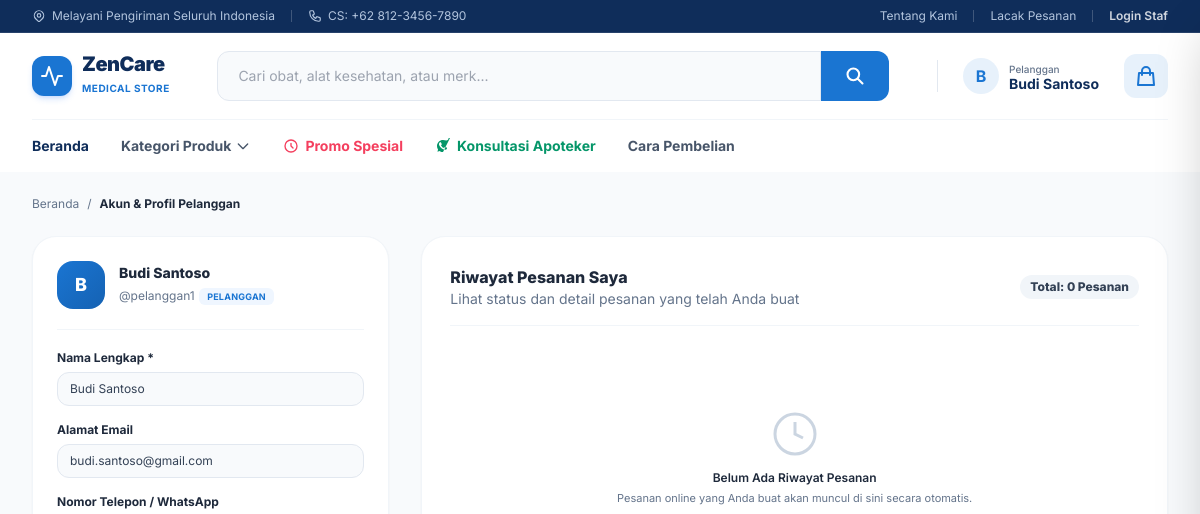
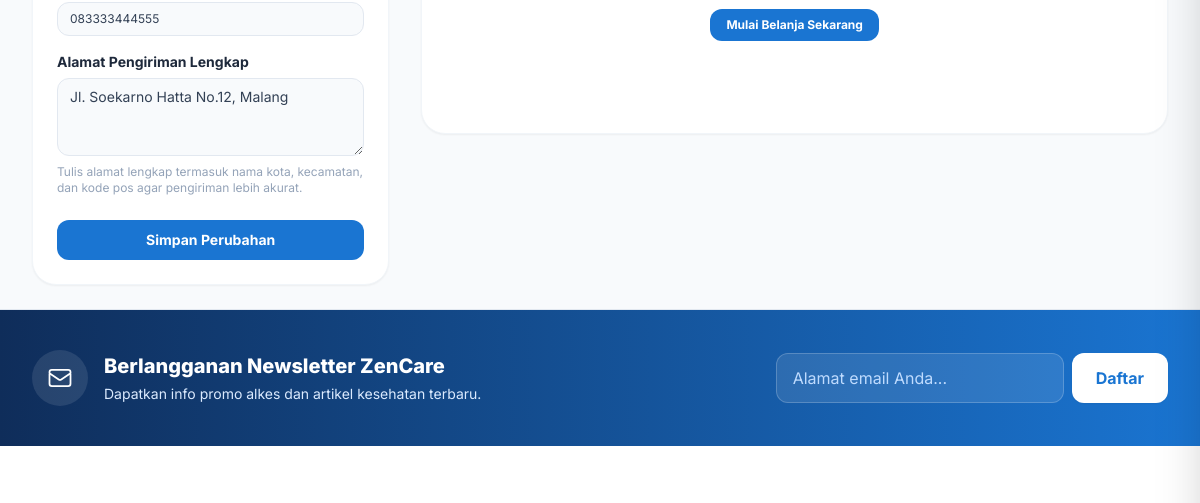
Page /ecommerce/profil.php (signed in, upper part) on the earlier database version (2 pictures, top to bottom).
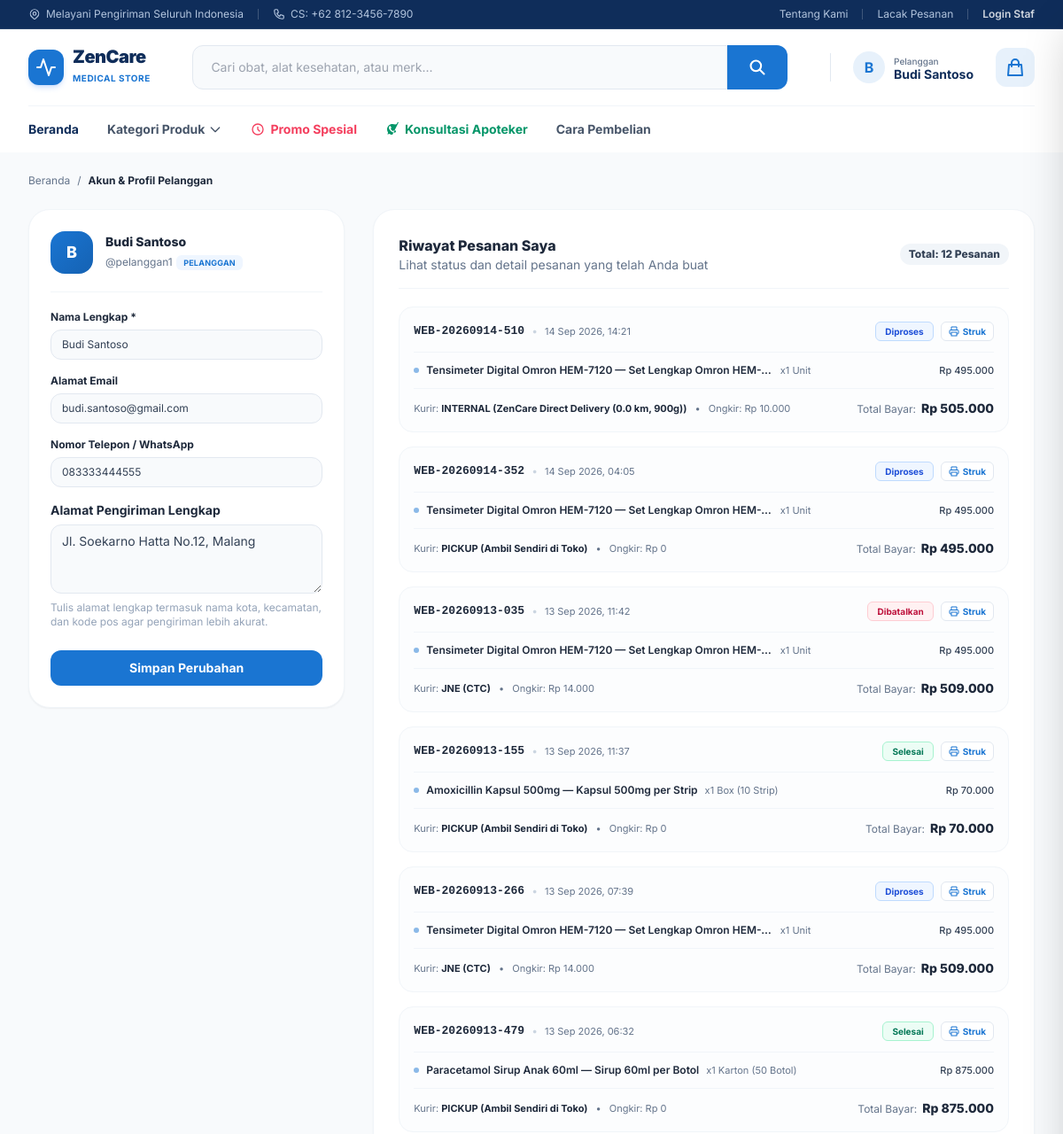
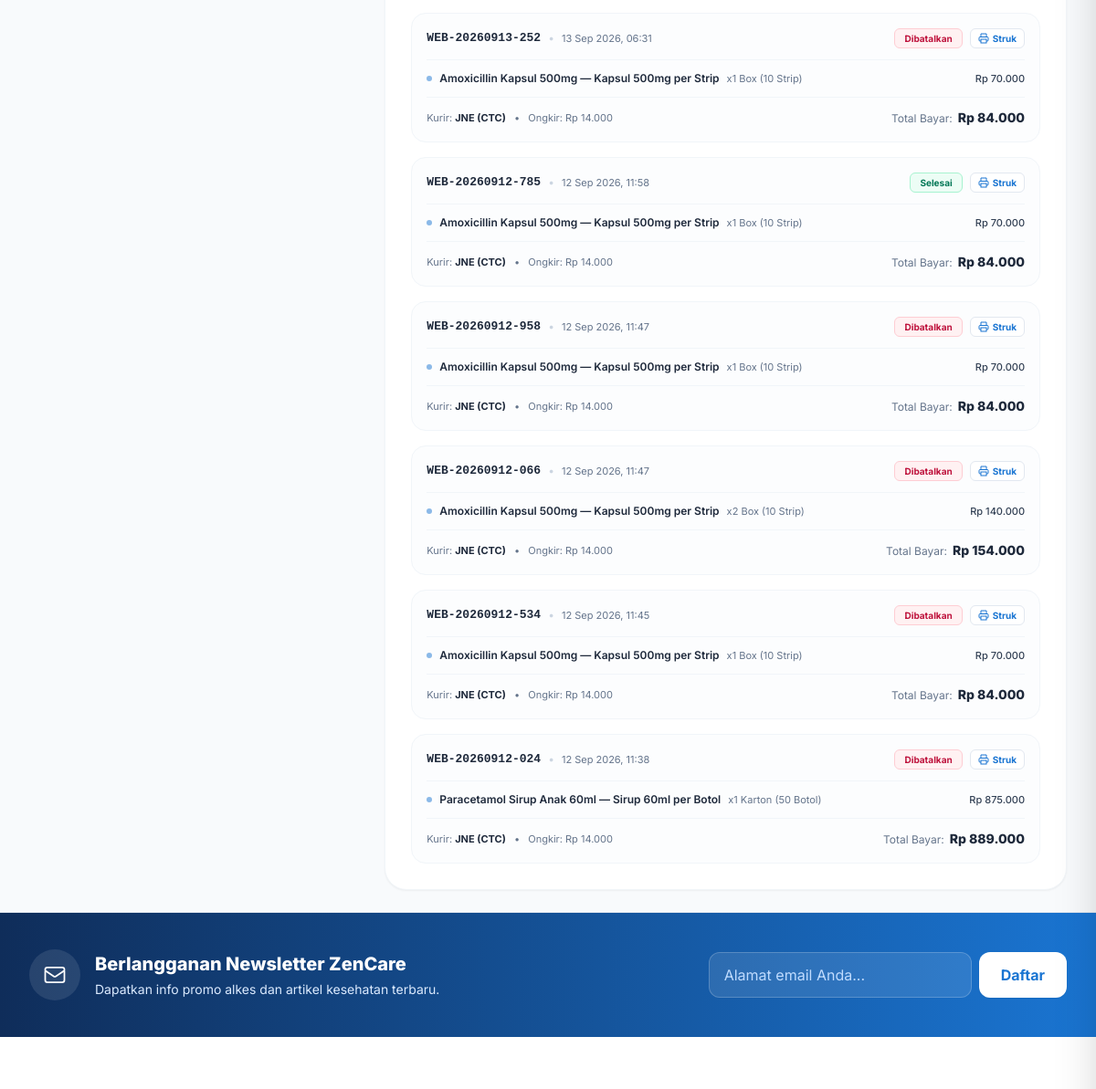
Same page on the later database version (2 pictures, top to bottom).
### tables this page shows
CREATE TABLE `penjualan` (
  `id` int(11) NOT NULL AUTO_INCREMENT,
  `no_invoice` varchar(50) NOT NULL,
  `id_user` int(11) DEFAULT NULL,
  `tipe_transaksi` enum('pos','ecommerce') NOT NULL,
  `metode_pengambilan` enum('Kurir','Pick-up') DEFAULT NULL,
  `status_pesanan` enum('Menunggu Pembayaran','Diproses','Dikirim','Siap Diambil','Selesai','Dibatalkan') NOT NULL DEFAULT 'Menunggu Pembayaran',
  `total_harga` decimal(12,2) NOT NULL,
  `metode_bayar_pos` varchar(50) DEFAULT 'Tunai',
  `ongkir` decimal(10,2) DEFAULT 0.00,
  `nama_penerima` varchar(100) DEFAULT NULL,
  `telepon_penerima` varchar(20) DEFAULT NULL,
  `alamat_lengkap` text DEFAULT NULL,
  `kota_tujuan` varchar(100) DEFAULT NULL,
  `kurir` varchar(50) DEFAULT NULL,
  `layanan` varchar(50) DEFAULT NULL,
  `snap_token` varchar(255) DEFAULT NULL,
  `payment_method_ecommerce` varchar(50) DEFAULT NULL,
  `paid_at` timestamp NULL DEFAULT NULL,
  `kode_pickup` varchar(20) DEFAULT NULL,
  `created_at` timestamp NOT NULL DEFAULT current_timestamp(),
  `updated_at` timestamp NULL DEFAULT NULL ON UPDATE current_timestamp(),
  PRIMARY KEY (`id`),
  UNIQUE KEY `no_invoice` (`no_invoice`),
  KEY `id_user` (`id_user`),
  CONSTRAINT `penjualan_ibfk_1` FOREIGN KEY (`id_user`) REFERENCES `users` (`id`) ON DELETE SET NULL
);

CREATE TABLE `detail_penjualan` (
  `id` int(11) NOT NULL AUTO_INCREMENT,
  `id_penjualan` int(11) NOT NULL,
  `id_variasi` int(11) NOT NULL,
  `qty` int(11) NOT NULL,
  `harga_satuan` decimal(12,2) NOT NULL,
  `catatan_logistik` text DEFAULT NULL,
  PRIMARY KEY (`id`),
  KEY `id_penjualan` (`id_penjualan`),
  KEY `id_variasi` (`id_variasi`),
  CONSTRAINT `detail_penjualan_ibfk_1` FOREIGN KEY (`id_penjualan`) REFERENCES `penjualan` (`id`) ON DELETE CASCADE,
  CONSTRAINT `detail_penjualan_ibfk_2` FOREIGN KEY (`id_variasi`) REFERENCES `produk_variasi` (`id`)
);

CREATE TABLE `produk_induk` (
  `id` int(11) NOT NULL AUTO_INCREMENT,
  `sku_induk` varchar(50) NOT NULL,
  `nama_produk` varchar(150) NOT NULL,
  `deskripsi` text DEFAULT NULL,
  `spesifikasi` text DEFAULT NULL COMMENT 'Spesifikasi teknis medis',
  `info_pengiriman` text DEFAULT NULL,
  `kategori` enum('Obat','Alat Kesehatan') NOT NULL,
  `gambar` varchar(255) DEFAULT NULL,
  `is_active` tinyint(1) DEFAULT 1,
  `batas_hari_expired` int(11) DEFAULT 0,
  `created_at` timestamp NOT NULL DEFAULT current_timestamp(),
  PRIMARY KEY (`id`),
  UNIQUE KEY `sku_induk` (`sku_induk`)
);

CREATE TABLE `produk_variasi` (
  `id` int(11) NOT NULL AUTO_INCREMENT,
  `id_produk_induk` int(11) DEFAULT NULL,
  `sku_variasi` varchar(50) NOT NULL,
  `nama_variasi` varchar(100) NOT NULL,
  `satuan_kecil` varchar(50) NOT NULL DEFAULT 'Pcs',
  `satuan_besar` varchar(50) NOT NULL DEFAULT 'Box',
  `rasio_konversi` smallint(6) NOT NULL DEFAULT 1,
  `harga_jual_kecil` decimal(12,2) NOT NULL DEFAULT 0.00,
  `harga_jual_besar` decimal(12,2) NOT NULL DEFAULT 0.00,
  `stok_minimum` int(11) NOT NULL DEFAULT 5,
  `berat` int(11) NOT NULL DEFAULT 100,
  `tampil_di_online` tinyint(1) DEFAULT 1,
  `is_active` tinyint(1) DEFAULT 1,
  `gambar` varchar(500) DEFAULT NULL,
  PRIMARY KEY (`id`),
  UNIQUE KEY `sku_variasi` (`sku_variasi`),
  KEY `id_produk_induk` (`id_produk_induk`),
  CONSTRAINT `produk_variasi_ibfk_1` FOREIGN KEY (`id_produk_induk`) REFERENCES `produk_induk` (`id`) ON DELETE SET NULL
);

### ecommerce/profil.php (the view, shortened to what the changed rows need)
<?php
require_once __DIR__ . '/header.php';
$userId = $_SESSION['user_id'];
$stmtUser = $pdo->prepare("SELECT * FROM users WHERE id = ?");
$stmtUser->execute([$userId]);
$user = $stmtUser->fetch();
$stmtOrders = $pdo->prepare("
    SELECT p.*, 'Pusat' AS nama_cabang
    FROM penjualan p
    WHERE p.id_user = ?
    ORDER BY p.id DESC
");
$stmtOrders->execute([$userId]);
$orders = $stmtOrders->fetchAll();
$orderIds = array_column($orders, 'id');
$orderDetails = [];
if (!empty($orderIds)) {
    $inClause = implode(',', array_map('intval', $orderIds));
    $stmtItems = $pdo->query("
        SELECT dp.*, pv.nama_variasi, pi.nama_produk, pv.satuan_besar
        FROM detail_penjualan dp
        JOIN produk_variasi pv ON dp.id_variasi = pv.id
        JOIN produk_induk pi ON pv.id_produk_induk = pi.id
        WHERE dp.id_penjualan IN ($inClause)
    ");
    while ($row = $stmtItems->fetch()) {
        $orderDetails[$row['id_penjualan']][] = $row;
    }
}
?>
<main class="max-w-7xl mx-auto px-4 lg:px-8 py-6 flex-1 w-full">
    <div class="grid grid-cols-1 lg:grid-cols-12 gap-8 items-start">
        <div class="lg:col-span-4 bg-white border border-slate-100 rounded-3xl p-6 shadow-sm">
            <div class="flex items-center gap-3.5 pb-5 border-b border-slate-100 mb-5">
                <div>
                    <h2 class="text-sm font-extrabold text-zcTxt leading-tight"><?= htmlspecialchars($user['nama_lengkap'] ?? '') ?></h2>
                </div>
            </div>
        </div>
        <div class="lg:col-span-8 bg-white border border-slate-100 rounded-3xl p-6 sm:p-7 shadow-sm">
            <div class="flex items-center justify-between pb-4 border-b border-slate-100 mb-5">
                <div>
                    <h2 class="text-base font-extrabold text-zcTxt">Riwayat Pesanan Saya</h2>
                    <p class="text-sm text-zcMut">Lihat status dan detail pesanan yang telah Anda buat</p>
                </div>
                <span class="text-xs font-extrabold bg-slate-100 text-slate-700 px-2.5 py-1 rounded-full">
                    Total: <?= count($orders) ?> Pesanan
                </span>
            </div>
            <?php if (!empty($orders)): ?>
                <div class="space-y-4">
                    <?php foreach ($orders as $ord):
                        $status = $ord['status_pesanan'];
                        if ($status === 'Selesai') {
                            $badgeClass = 'bg-emerald-50 text-emerald-700 border-emerald-200';
                        } elseif ($status === 'Diproses' || $status === 'Dikirim') {
                            $badgeClass = 'bg-blue-50 text-blue-700 border-blue-200';
                        } elseif ($status === 'Dibatalkan') {
                            $badgeClass = 'bg-rose-50 text-rose-700 border-rose-200';
                        } else {
                            $badgeClass = 'bg-amber-50 text-amber-800 border-amber-200';
                        }
                        $items = $orderDetails[$ord['id']] ?? [];
                    ?>
                    <div class="border border-slate-100 rounded-2xl p-4 hover:border-zc/30 hover:shadow-xs transition-all bg-slate-50/40">
                        <div class="flex flex-col sm:flex-row sm:items-center justify-between gap-2 pb-3 border-b border-slate-100 text-xs">
                            <div class="flex items-center gap-2">
                                <span class="font-mono font-bold text-zcTxt text-[13px]"><?= htmlspecialchars($ord['no_invoice']) ?></span>
                                <span class="text-slate-300">&bull;</span>
                                <span class="text-zcMut text-[11px]"><?= date('d M Y, H:i', strtotime($ord['created_at'])) ?></span>
                            </div>
                            <div class="flex items-center gap-2 self-start sm:self-auto">
                                <span class="px-2.5 py-0.5 rounded-md border text-[10px] font-bold <?= $badgeClass ?>">
                                    <?= htmlspecialchars($status) ?>
                                </span>
                                <?php if ($status === 'Menunggu Pembayaran'): ?>
                                    <button onclick="lanjutkanPembayaran('<?= htmlspecialchars($ord['snap_token']) ?>', '<?= htmlspecialchars($ord['no_invoice']) ?>')" class="px-2 py-0.5 bg-zc border border-zc hover:bg-zcHv text-white text-[10px] font-bold rounded-md shadow-2xs transition flex items-center gap-1">
                                        Bayar
                                    </button>
                                    <form method="POST" class="m-0 p-0" onsubmit="return confirm('Apakah Anda yakin ingin membatalkan pesanan ini?');">
                                        <input type="hidden" name="action" value="cancel_order">
                                        <input type="hidden" name="no_invoice" value="<?= htmlspecialchars($ord['no_invoice']) ?>">
                                        <button type="submit" class="px-2 py-0.5 bg-white border border-rose-200 hover:border-rose-500 text-rose-500 text-[10px] font-bold rounded-md shadow-2xs transition flex items-center gap-1">
                                            Batal
                                        </button>
                                    </form>
                                <?php else: ?>
                                    <a href="../pos/cetak_invoice.php?no_invoice=<?= urlencode($ord['no_invoice']) ?>" target="_blank"
                                       class="px-2 py-0.5 bg-white border border-slate-200 hover:border-zc text-zc text-[10px] font-bold rounded-md shadow-2xs transition flex items-center gap-1">
                                        <svg class="w-3 h-3" viewBox="0 0 24 24" fill="none" stroke="currentColor" stroke-width="2"><path d="M6 9V2h12v7M6 18H4a2 2 0 01-2-2v-5a2 2 0 012-2h16a2 2 0 012 2v5a2 2 0 01-2 2h-2"/><rect x="6" y="14" width="12" height="8"/></svg>
                                        Struk
                                    </a>
                                <?php endif; ?>
                            </div>
                        </div>
                        <div class="py-3 text-xs space-y-1.5">
                            <?php foreach ($items as $it): ?>
                            <div class="flex items-center justify-between text-slate-700">
                                <div class="flex items-center gap-2 truncate max-w-md">
                                    <span class="w-1.5 h-1.5 rounded-full bg-zc/50 shrink-0"></span>
                                    <span class="font-semibold text-zcTxt truncate"><?= htmlspecialchars($it['nama_produk']) ?> &mdash; <?= htmlspecialchars($it['nama_variasi']) ?></span>
                                    <span class="text-zcMut text-[11px]">x<?= intval($it['qty']) ?> <?= htmlspecialchars($it['satuan_besar'] ?: 'Box') ?></span>
                                </div>
                                <span class="font-medium text-[11px] shrink-0">
                                    Rp <?= number_format($it['harga_satuan'] * $it['qty'], 0, ',', '.') ?>
                                </span>
                            </div>
                            <?php endforeach; ?>
                        </div>
                        <div class="pt-3 border-t border-slate-100 flex flex-col sm:flex-row sm:items-center justify-between gap-2 text-xs">
                            <div class="text-[11px] text-zcMut">
                                <span>Kurir: <strong class="text-zcTxt"><?= strtoupper(htmlspecialchars($ord['kurir'] ?: 'REGULER')) ?> (<?= htmlspecialchars($ord['layanan'] ?: '-') ?>)</strong></span>
                                <span class="mx-1.5">&bull;</span>
                                <span>Ongkir: Rp <?= number_format($ord['ongkir'], 0, ',', '.') ?></span>
                            </div>
                            <div class="flex items-baseline gap-1.5">
                                <span class="text-xs text-zcMut">Total Bayar:</span>
                                <span class="text-sm font-extrabold text-zcTxt">
                                    Rp <?= number_format($ord['total_harga'], 0, ',', '.') ?>
                                </span>
                            </div>
                        </div>
                    </div>
                    <?php endforeach; ?>
                </div>
            <?php else: ?>
                <div class="py-16 text-center text-slate-400">
                    <svg class="w-12 h-12 text-slate-300 mx-auto mb-3" viewBox="0 0 24 24" fill="none" stroke="currentColor" stroke-width="1.5"><circle cx="12" cy="12" r="10"/><polyline points="12 6 12 12 16 14"/></svg>
                    <p class="text-xs font-semibold text-zcTxt mb-1">Belum Ada Riwayat Pesanan</p>
                    <p class="text-[11px] text-zcMut mb-4">Pesanan online yang Anda buat akan muncul di sini secara otomatis.</p>
                    <a href="index.php" class="inline-block px-4 py-2 bg-zc text-white font-bold text-xs rounded-xl shadow-xs hover:bg-zcHv transition">
                        Mulai Belanja Sekarang
                    </a>
                </div>
            <?php endif; ?>
        </div>
    </div>
</main>
<?php require_once __DIR__ . '/footer.php'; ?>

Differences in the rows shown:
added penjualan: no_invoice "WEB-20260914-510", created_at "14 Sep 2026, 14:21", status_pesanan "Diproses", kurir "INTERNAL", layanan "ZenCare Direct Delivery (0.0 km, 900g)", ongkir "10.000", total_harga "505.000"
added detail_penjualan: produk_induk.nama_produk "Tensimeter Digital Omron HEM-7120", id_variasi.nama_variasi "Set Lengkap Omron HEM-…", qty "1", id_variasi.satuan_besar "Unit", $it['harga_satuan'] * $it['qty'] "495.000", shown under "WEB-20260914-510"
added penjualan: no_invoice "WEB-20260914-352", created_at "14 Sep 2026, 04:05", status_pesanan "Diproses", kurir "PICKUP", layanan "Ambil Sendiri di Toko", ongkir "0", total_harga "495.000"
added detail_penjualan: produk_induk.nama_produk "Tensimeter Digital Omron HEM-7120", id_variasi.nama_variasi "Set Lengkap Omron HEM-…", qty "1", id_variasi.satuan_besar "Unit", $it['harga_satuan'] * $it['qty'] "495.000", shown under "WEB-20260914-352"
added penjualan: no_invoice "WEB-20260913-035", created_at "13 Sep 2026, 11:42", status_pesanan "Dibatalkan", kurir "JNE", layanan "CTC", ongkir "14.000", total_harga "509.000"
added detail_penjualan: produk_induk.nama_produk "Tensimeter Digital Omron HEM-7120", id_variasi.nama_variasi "Set Lengkap Omron HEM-…", qty "1", id_variasi.satuan_besar "Unit", $it['harga_satuan'] * $it['qty'] "495.000", shown under "WEB-20260913-035"
added penjualan: no_invoice "WEB-20260913-155", created_at "13 Sep 2026, 11:37", status_pesanan "Selesai", kurir "PICKUP", layanan "Ambil Sendiri di Toko", ongkir "0", total_harga "70.000"
added detail_penjualan: produk_induk.nama_produk "Amoxicillin Kapsul 500mg", id_variasi.nama_variasi "Kapsul 500mg per Strip", qty "1", id_variasi.satuan_besar "Box (10 Strip)", $it['harga_satuan'] * $it['qty'] "70.000", shown under "WEB-20260913-155"
added penjualan: no_invoice "WEB-20260913-266", created_at "13 Sep 2026, 07:39", status_pesanan "Diproses", kurir "JNE", layanan "CTC", ongkir "14.000", total_harga "509.000"
added detail_penjualan: produk_induk.nama_produk "Tensimeter Digital Omron HEM-7120", id_variasi.nama_variasi "Set Lengkap Omron HEM-…", qty "1", id_variasi.satuan_besar "Unit", $it['harga_satuan'] * $it['qty'] "495.000", shown under "WEB-20260913-266"
added penjualan: no_invoice "WEB-20260913-479", created_at "13 Sep 2026, 06:32", status_pesanan "Selesai", kurir "PICKUP", layanan "Ambil Sendiri di Toko", ongkir "0", total_harga "875.000"
added detail_penjualan: produk_induk.nama_produk "Paracetamol Sirup Anak 60ml", id_variasi.nama_variasi "Sirup 60ml per Botol", qty "1", id_variasi.satuan_besar "Karton (50 Botol)", $it['harga_satuan'] * $it['qty'] "875.000", shown under "WEB-20260913-479"
added penjualan: no_invoice "WEB-20260913-252", created_at "13 Sep 2026, 06:31", status_pesanan "Dibatalkan", kurir "JNE", layanan "CTC", ongkir "14.000", total_harga "84.000"
added detail_penjualan: produk_induk.nama_produk "Amoxicillin Kapsul 500mg", id_variasi.nama_variasi "Kapsul 500mg per Strip", qty "1", id_variasi.satuan_besar "Box (10 Strip)", $it['harga_satuan'] * $it['qty'] "70.000", shown under "WEB-20260913-252"
added penjualan: no_invoice "WEB-20260912-785", created_at "12 Sep 2026, 11:58", status_pesanan "Selesai", kurir "JNE", layanan "CTC", ongkir "14.000", total_harga "84.000"
added detail_penjualan: produk_induk.nama_produk "Amoxicillin Kapsul 500mg", id_variasi.nama_variasi "Kapsul 500mg per Strip", qty "1", id_variasi.satuan_besar "Box (10 Strip)", $it['harga_satuan'] * $it['qty'] "70.000", shown under "WEB-20260912-785"
added penjualan: no_invoice "WEB-20260912-958", created_at "12 Sep 2026, 11:47", status_pesanan "Dibatalkan", kurir "JNE", layanan "CTC", ongkir "14.000", total_harga "84.000"
added detail_penjualan: produk_induk.nama_produk "Amoxicillin Kapsul 500mg", id_variasi.nama_variasi "Kapsul 500mg per Strip", qty "1", id_variasi.satuan_besar "Box (10 Strip)", $it['harga_satuan'] * $it['qty'] "70.000", shown under "WEB-20260912-958"
added penjualan: no_invoice "WEB-20260912-066", created_at "12 Sep 2026, 11:47", status_pesanan "Dibatalkan", kurir "JNE", layanan "CTC", ongkir "14.000", total_harga "154.000"
added detail_penjualan: produk_induk.nama_produk "Amoxicillin Kapsul 500mg", id_variasi.nama_variasi "Kapsul 500mg per Strip", qty "2", id_variasi.satuan_besar "Box (10 Strip)", $it['harga_satuan'] * $it['qty'] "140.000", shown under "WEB-20260912-066"
added penjualan: no_invoice "WEB-20260912-534", created_at "12 Sep 2026, 11:45", status_pesanan "Dibatalkan", kurir "JNE", layanan "CTC", ongkir "14.000", total_harga "84.000"
added detail_penjualan: produk_induk.nama_produk "Amoxicillin Kapsul 500mg", id_variasi.nama_variasi "Kapsul 500mg per Strip", qty "1", id_variasi.satuan_besar "Box (10 Strip)", $it['harga_satuan'] * $it['qty'] "70.000", shown under "WEB-20260912-534"
added penjualan: no_invoice "WEB-20260912-024", created_at "12 Sep 2026, 11:38", status_pesanan "Dibatalkan", kurir "JNE", layanan "CTC", ongkir "14.000", total_harga "889.000"
added detail_penjualan: produk_induk.nama_produk "Paracetamol Sirup Anak 60ml", id_variasi.nama_variasi "Sirup 60ml per Botol", qty "1", id_variasi.satuan_besar "Karton (50 Botol)", $it['harga_satuan'] * $it['qty'] "875.000", shown under "WEB-20260912-024"
Other differences:
count($orders): "0" → "12"
text no longer shown: "Belum Ada Riwayat Pesanan Pesanan online yang Anda buat akan muncul di sini secara otomatis. Mulai Belanja Sekarang"
